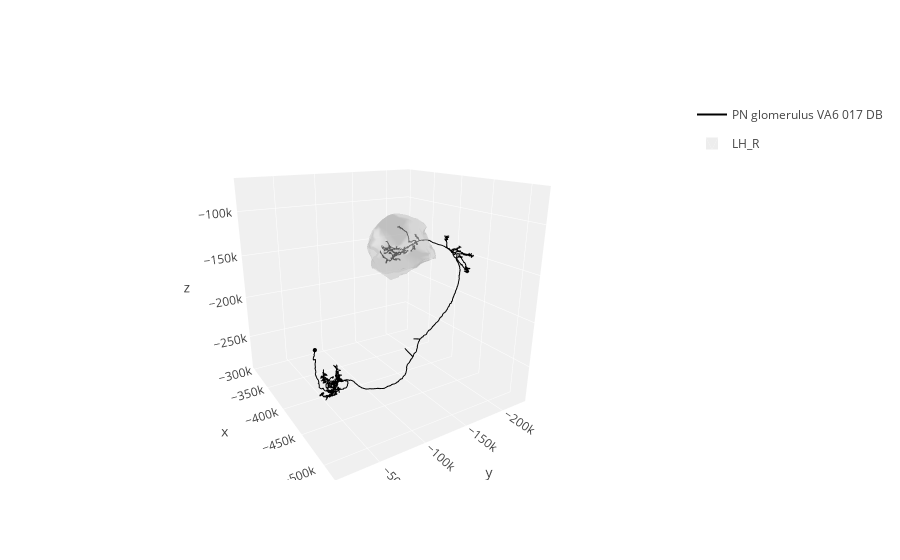

The notebook cell this image was saved under:
### Markdown cell above
*plot3d* returns a dictionary that we can pass to plotly to generate a 3d plot. Here, we use `plotly.offline.iplot(fig)` which is used in Jupyter notebooks. If you want to plot3d to file, use `plotly.offline.plot(fig, filename.html)`. Please note that the plot (e.g. line width, etc) may look differently depending on what browser you are using. Generally, layout is optimised for Google Chrome.

### Code cell
pyoff.iplot( fig )

### Figure 1 — Plotly figure (JSON) as saved in the notebook; plotly's stock layout.template omitted (floating-point values rounded to 4 significant figures; data arrays with more than 128 entries replaced by an {"elided": "..."} marker saying what was removed)
{"data": [{"hoverinfo": "none", "legendgroup": "PN glomerulus VA6 017 DB", "line": {"color": "rgb(0, 0, 0)", "width": 2}, "mode": "lines", "name": "PN glomerulus VA6 017 DB", "showlegend": true, "type": "scatter3d", "x": {"elided": "15931 int values"}, "y": {"elided": "15931 int values"}, "z": {"elided": "15931 int values"}}, {"alphahull": 0.5, "color": "rgb(0, 0, 0)", "hoverinfo": "name", "legendgroup": "PN glomerulus VA6 017 DB", "name": "PN glomerulus VA6 017 DB", "showlegend": false, "type": "mesh3d", "x": [-451800.0, -450700.0, -451300.0, -452200.0, -449900.0, -452500.0, -451000.0, -450300.0, -453100.0, -449600.0, -451900.0, -452100.0, -449500.0, -453200.0, -450300.0, -450800.0, -453000.0, -449300.0, -452500.0, -451700.0, -452300.0, -449500.0, -452900.0, -450700.0, -450700.0, -452600.0, -450000.0, -451900.0, -451500.0, -450900.0], "y": [-25750.0, -25620.0, -25480.0, -25350.0, -25210.0, -25080.0, -24940.0, -24810.0, -24680.0, -24540.0, -24410.0, -24270.0, -24140.0, -24000.0, -23870.0, -23730.0, -23600.0, -23460.0, -23330.0, -23190.0, -23060.0, -22920.0, -22790.0, -22660.0, -22520.0, -22390.0, -22250.0, -22120.0, -21980.0, -21850.0], "z": [-205500.0, -206200.0, -204500.0, -206500.0, -205500.0, -204600.0, -207200.0, -204100.0, -206000.0, -206500.0, -203800.0, -207400.0, -204800.0, -204900.0, -207300.0, -203600.0, -206700.0, -205900.0, -204000.0, -203700.0, -207200.0, -205100.0, -204800.0, -207100.0, -204100.0, -206200.0, -205900.0, -204600.0, -206400.0, -205300.0]}, {"color": "rgb(220, 220, 220, 0.2)", "hoverinfo": "none", "i": {"elided": "756 int values"}, "j": {"elided": "756 int values"}, "k": {"elided": "756 int values"}, "name": "LH_R", "opacity": 0.5, "showlegend": true, "type": "mesh3d", "x": {"elided": "380 float values"}, "y": {"elided": "380 float values"}, "z": {"elided": "380 float values"}}], "layout": {"autosize": true, "scene": {"aspectmode": "manual", "aspectratio": {"x": 1, "y": 1, "z": 1}, "camera": {"eye": {"x": -1.743, "y": 1.071, "z": 0.71}, "up": {"x": 0, "y": 0, "z": 1}}, "xaxis": {"backgroundcolor": "rgb(240, 240, 240)", "gridcolor": "rgb(255, 255, 255)", "range": [-521633, -294505], "showbackground": true, "zerolinecolor": "rgb(255, 255, 255)"}, "yaxis": {"backgroundcolor": "rgb(240, 240, 240)", "gridcolor": "rgb(255, 255, 255)", "range": [-233724, -6595], "showbackground": true, "zerolinecolor": "rgb(255, 255, 255)"}, "zaxis": {"backgroundcolor": "rgb(240, 240, 240)", "gridcolor": "rgb(255, 255, 255)", "range": [-291387, -64259], "showbackground": true, "zerolinecolor": "rgb(255, 255, 255)"}}, "title": null}}
